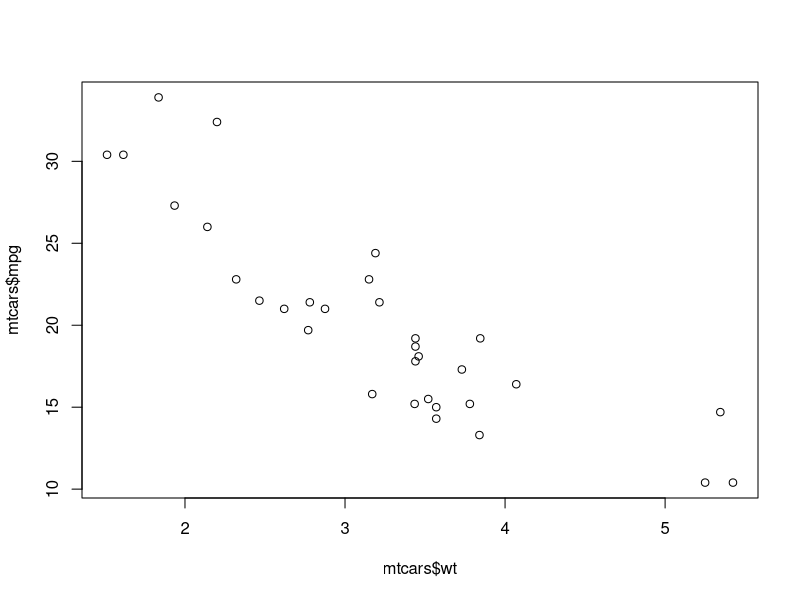
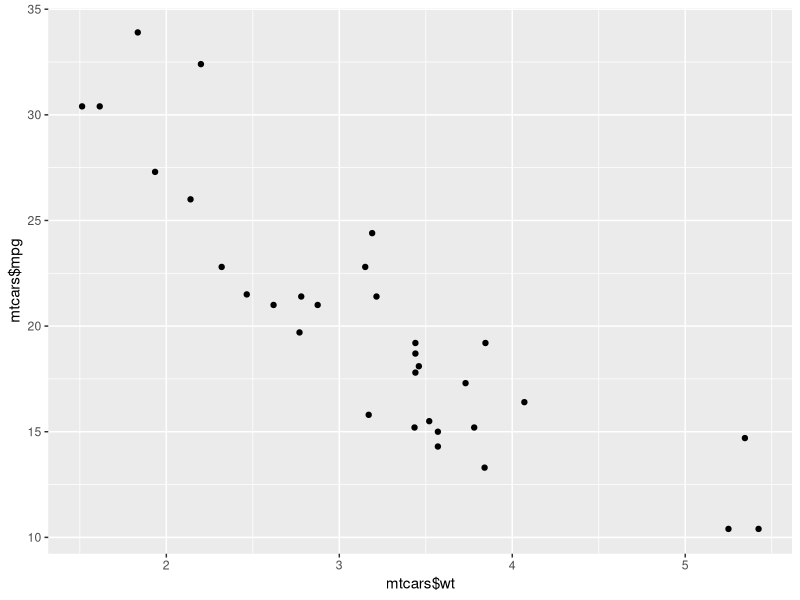
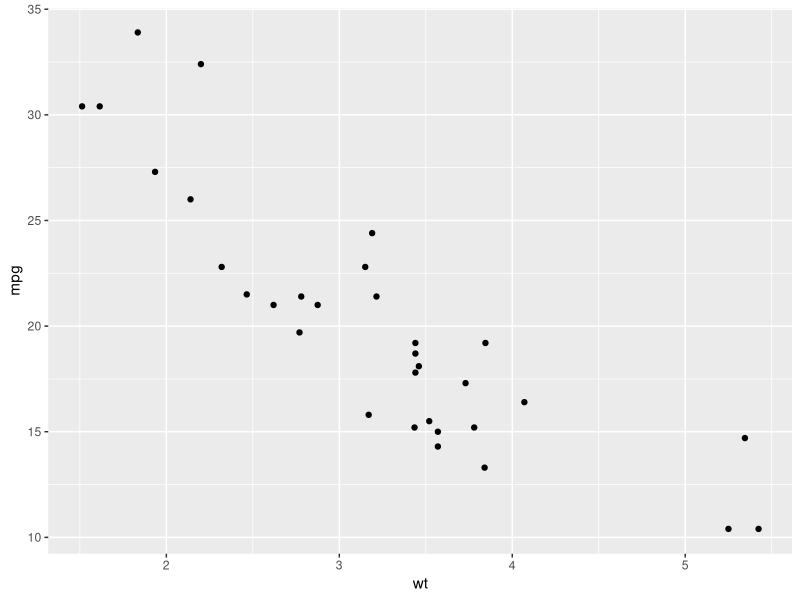
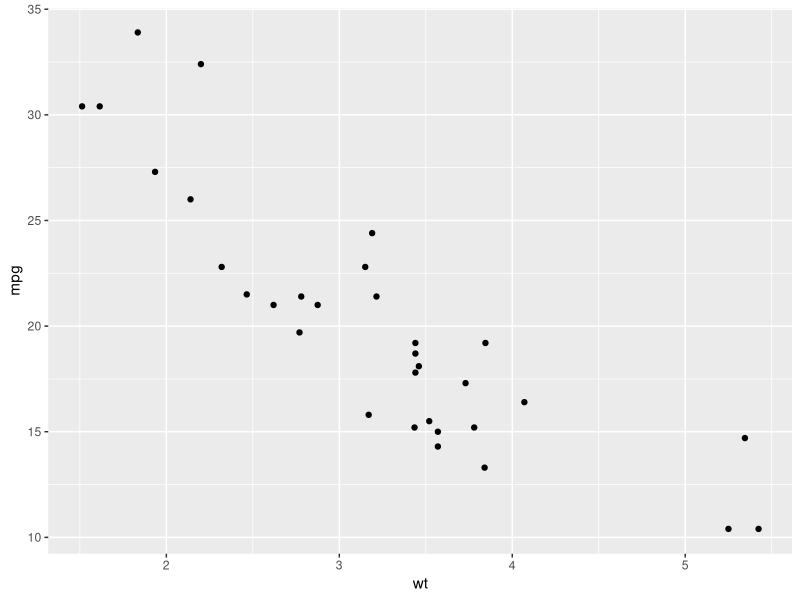
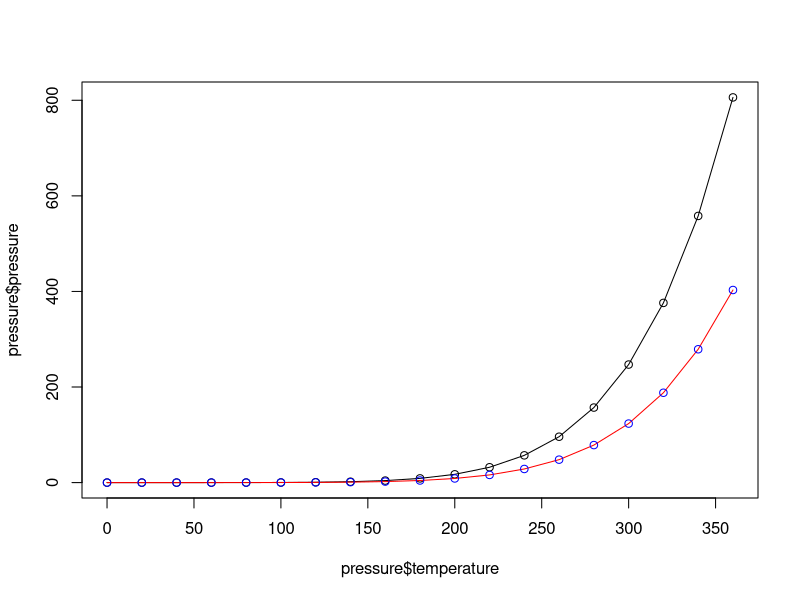
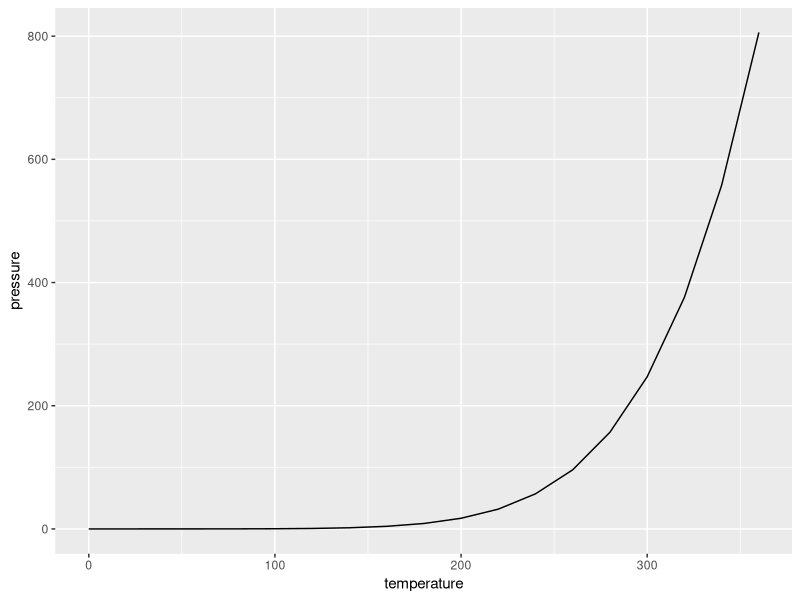
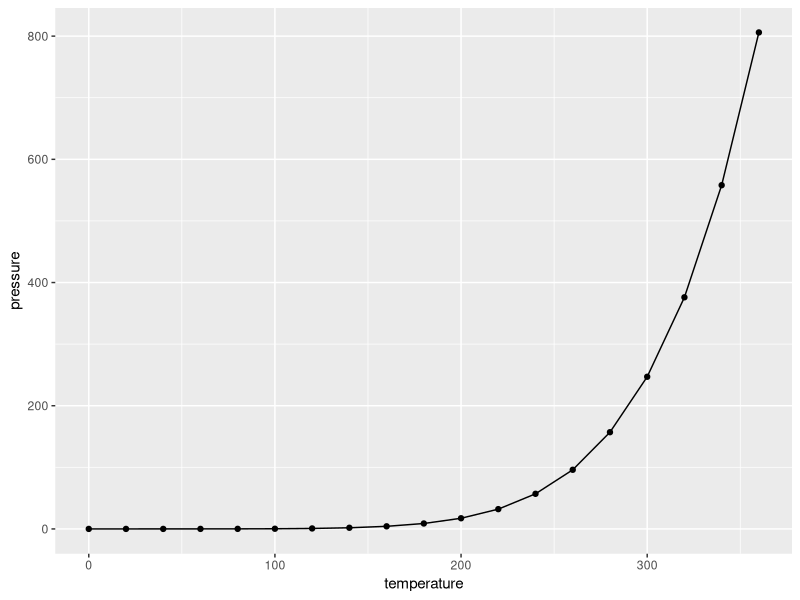
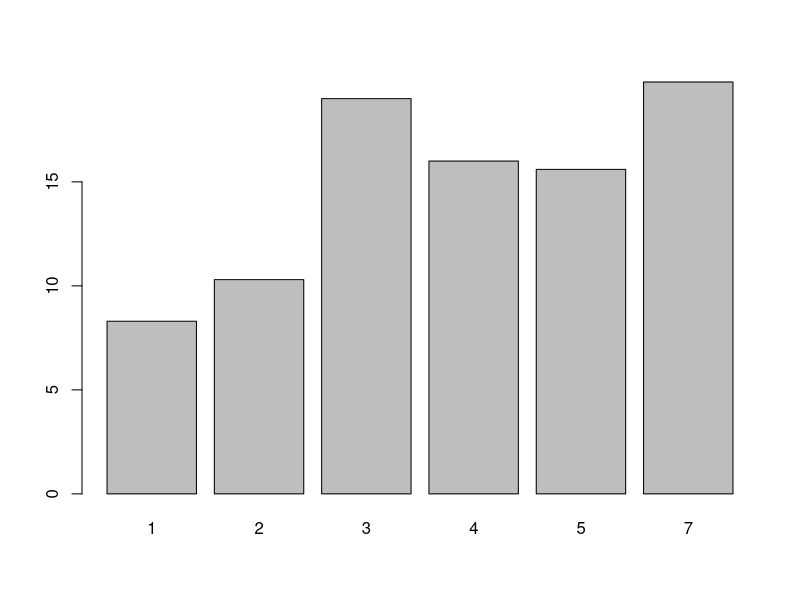

Here is the R script that generated these plots, in order:
library("ggplot2")
#epi_data <- read.csv("./Data/2010EPI_data.csv")

plot(mtcars$wt, mtcars$mpg)
qplot(mtcars$wt, mtcars$mpg)
qplot(wt, mpg, data = mtcars)
ggplot(mtcars, aes(x = wt, y = mpg)) +
  geom_point()
plot(pressure$temperature, pressure$pressure, type = "l")
points(pressure$temperature, pressure$pressure)

lines(pressure$temperature, pressure$pressure / 2, col = "red")
points(pressure$temperature, pressure$pressure/ 2, col = "blue")

qplot(temperature, pressure, data = pressure, geom = "line")
ggplot(pressure, aes(x = temperature, y = pressure)) +
  geom_line() +
  geom_point()


barplot(BOD$demand, names.arg = BOD$Time)
table(mtcars$cyl)
barplot(table(mtcars$cyl))
qplot(mtcars$cyl)
qplot(factor(mtcars$cyl))
qplot(factor(cyl), data = mtcars) # YOU CANT TAKE A SUBSET THIS WAY [0:10]
ggplot(mtcars, aes(x = factor(cyl))) + geom_bar()


hist(mtcars$mpg)
hist(mtcars$mpg, breaks = 10)
hist(mtcars$mpg, breaks = 5)
hist(mtcars$mpg, breaks = 12)

qplot(mpg, data = mtcars, binwidth = 4)
ggplot(mtcars, aes(x = mpg)) + geom_histogram(binwidth = 4)
ggplot(mtcars, aes(x = mpg)) + geom_histogram(binwidth = 5)


plot(ToothGrowth$supp, ToothGrowth$len)
boxplot(len ~ supp, data = ToothGrowth)
boxplot(len ~ supp + dose, data = ToothGrowth)

qplot(ToothGrowth$supp, ToothGrowth$len, geom = "boxplot")
ggplot(ToothGrowth, aes(x = supp, y = len)) + geom_boxplot()

qplot(interaction(ToothGrowth$supp, ToothGrowth$dose), ToothGrowth$len, geom = "boxplot")
qplot(interaction(supp, dose), len, data = ToothGrowth, geom = "boxplot")
ggplot(ToothGrowth, aes(x = interaction(supp, dose), y = len)) + geom_boxplot()
